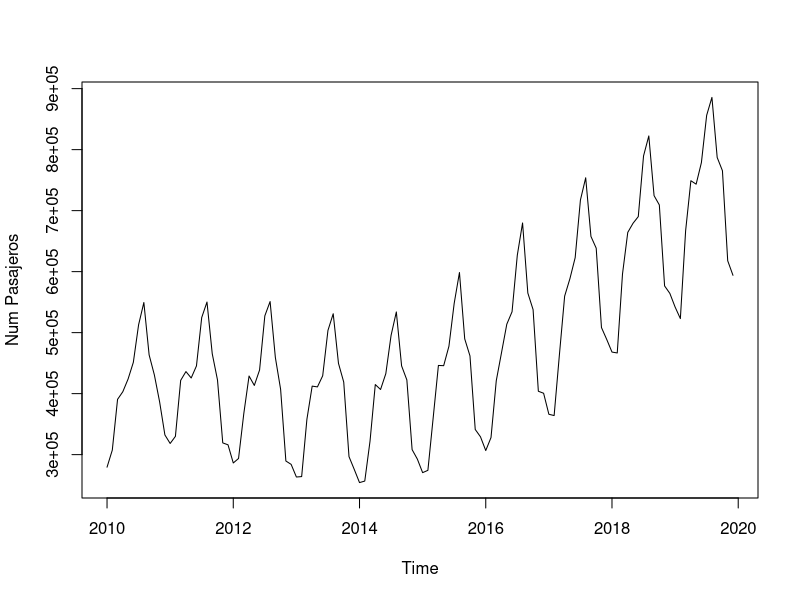
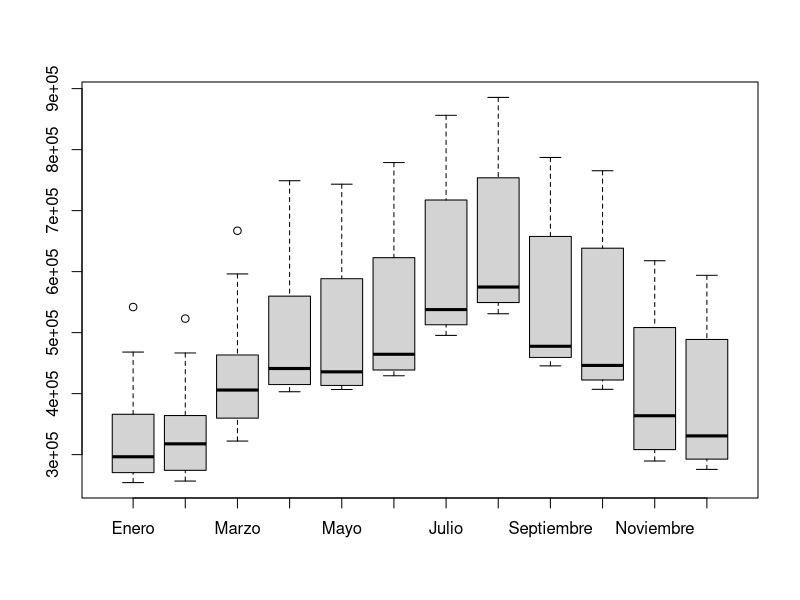
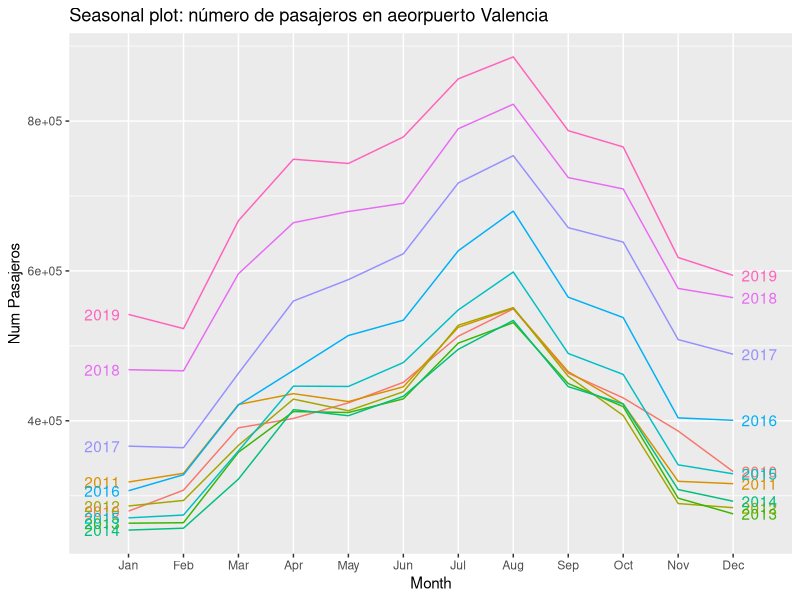
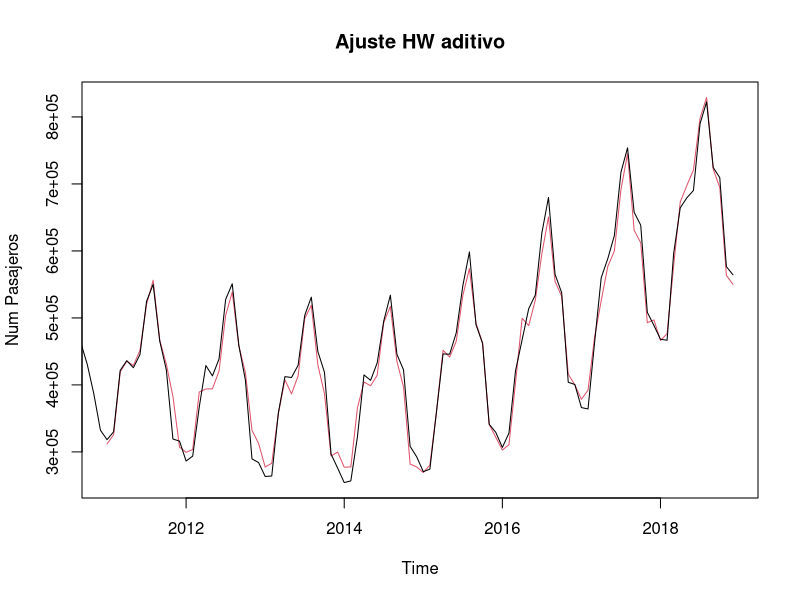
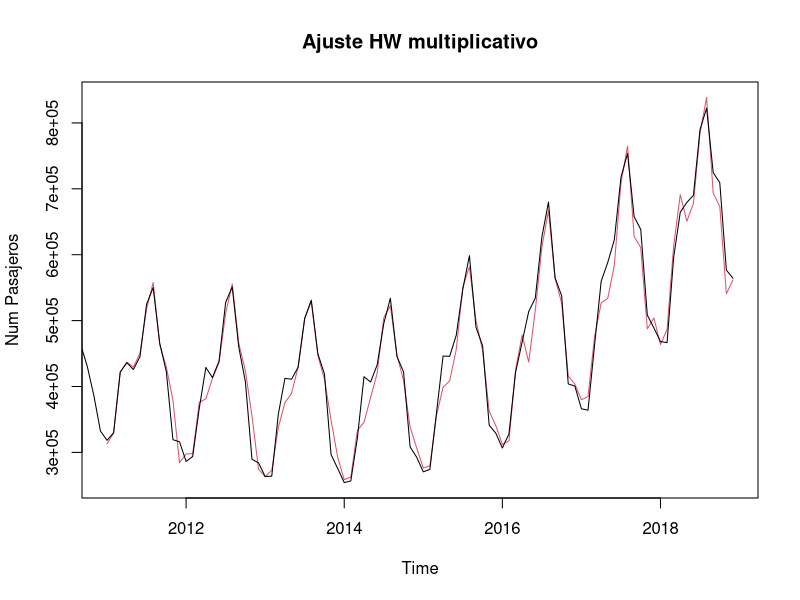
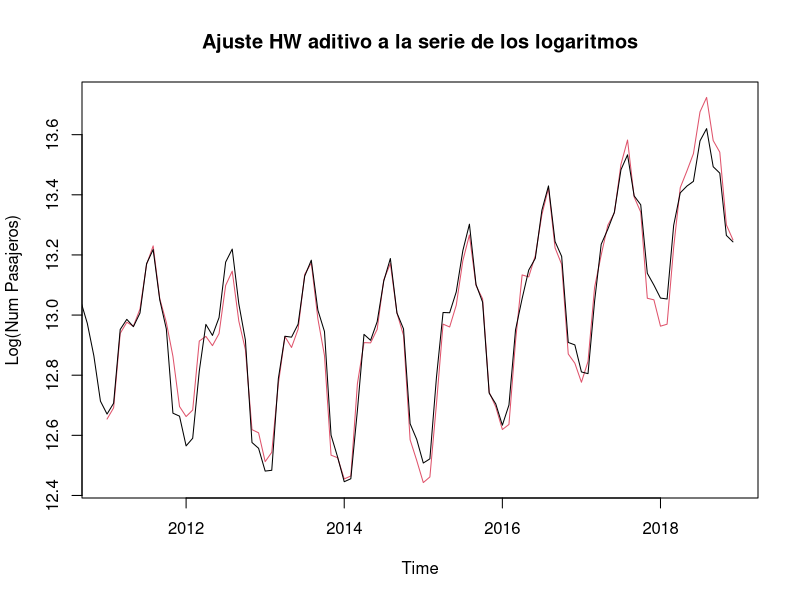
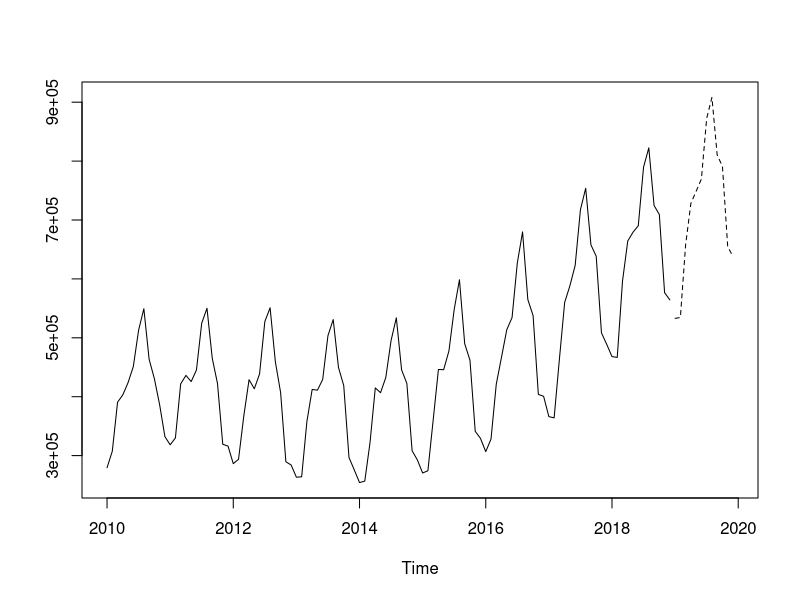
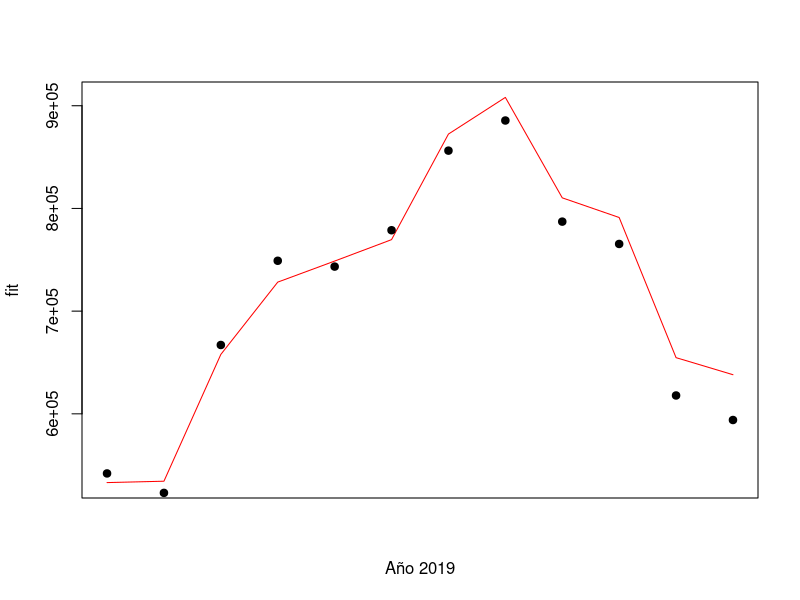

Here is the R script that generated these plots, in order:
## ---- chunk 1
knitr::opts_chunk$set(echo = TRUE, fig.align = "center",fig.width = 7,message = FALSE,warning = FALSE)
## ---- chunk 2
library(readr)
library(forecast)
## ---- chunk 3
Dat_Pasajeros <- read.csv(file="Pasajeros.csv",header=TRUE,sep=";")
attach(Dat_Pasajeros)
T <- length(Total)
Pasajeros_ts <- ts(Total[121:T],start=c(2010,1),end=c(2019,12),frequency=12)
# Creamos una serie temporal con las observaciones a partir de enero de 2010. 
# Como se trata de datos mensuales, definimos frequency=12
## ---- chunk 4
plot(Pasajeros_ts,ylab="Num Pasajeros")
## ---- chunk 5
Mes_ord <- factor(Mes[121:T],levels = c("Enero","Febrero","Marzo","Abril",
"Mayo","Junio","Julio","Agosto","Septiembre","Octubre","Noviembre","Diciembre"))
# Ordenamos los meses para que los represente por orden temporal

boxplot(Total[121:T] ~ Mes_ord, ylab="", xlab="")
## ---- chunk 6
library('ggplot2')
ggseasonplot(Pasajeros_ts, year.labels=TRUE, year.labels.left=TRUE) +
  ylab("Num Pasajeros") +
  ggtitle("Seasonal plot: número de pasajeros en aeorpuerto Valencia")
## ---- chunk 7
insample <- window(Pasajeros_ts,start=c(2010,1),end=c(2018,12))  
      # ajuste desde enero de 2010 hasta diciembre de 2018
outsample <- window(Pasajeros_ts,start=c(2019,1),end=c(2019,12)) 
      # reservamos 2019 para valorar la predicción

fitPasajeros <- HoltWinters(insample,seasonal="additive")
fitPasajeros$coefficients
fitPasajeros$alpha
fitPasajeros$beta
fitPasajeros$gamma

fitval <- fitted(fitPasajeros)  
# fitval contiene la serie de valores ajustados en la primera columna (fitval[,1] = xhat)

plot(fitPasajeros,ylab="Num Pasajeros",main="Ajuste HW aditivo")

# Valoramos la bondad del ajuste

insamplecut <- window(insample,start=c(2011,1),end=c(2018,12))
# El año 2010 se utiliza para calcular las condiciones iniciales. 
# El ajuste pues se obtiene a partir de enero de 2011.

rmse <- sqrt(mean((insamplecut-fitval[,1])^2))
mape <- 100*mean(abs(insamplecut-fitval[,1])/insamplecut)
rmse; mape
## ---- chunk 8
fitPasajeros_mult <- HoltWinters(insample,seasonal="multiplicative")
fitPasajeros_mult$coefficients
fitPasajeros_mult$alpha
fitPasajeros_mult$beta
fitPasajeros_mult$gamma

fitval_mult <- fitted(fitPasajeros_mult)  

plot(fitPasajeros_mult,ylab="Num Pasajeros",main="Ajuste HW multiplicativo")

# Valoramos la bondad del ajuste

rmse_mult <- sqrt(mean((insamplecut-fitval_mult[,1])^2))
mape_mult <- 100*mean(abs(insamplecut-fitval_mult[,1])/insamplecut)
rmse_mult; mape_mult
## ---- chunk 9
loginsample <- log(insample) 

fitPasajeros_log <- HoltWinters(loginsample,seasonal="additive")
fitPasajeros_log$coefficients
fitPasajeros_log$alpha
fitPasajeros_log$beta
fitPasajeros_log$gamma

fitval_log <- fitted(fitPasajeros_log)  

plot(fitPasajeros_log,ylab="Log(Num Pasajeros)",main="Ajuste HW aditivo a la serie de los logaritmos")

# Valoramos la bondad del ajuste. Para ello, volvemos previamente a la escala original

fitval_ori <- exp(fitval_log[,1])

rmse_log <- sqrt(mean((insamplecut-fitval_ori)^2))
mape_log <- 100*mean(abs(insamplecut-fitval_ori)/insamplecut)
rmse_log; mape_log
## ---- chunk 10
pred <- predict(fitPasajeros,12)
# pred contiene las predicciones puntuales para los 12 meses de 2019
ts.plot(insample,pred,lty=1:2)

# Valoramos la capacidad predictiva del método

rmse_pred <- sqrt(mean((outsample-pred)^2))
mape_pred <- 100*mean(abs(outsample-pred)/outsample)
rmse_pred;mape_pred
## ---- chunk 11
plot(pred, col="red",xaxt="n",xlab="Año 2019")
points(outsample,pch=19)
## ---- chunk 12
pred <- predict(fitPasajeros,n.ahead=12,prediction.interval=TRUE,level=0.95) 
plot(fitPasajeros, pred)
## ---- chunk 13
d12insample <- diff(insample,12)
plot(d12insample)
## ---- chunk 14
dd12insample <- diff(d12insample)
plot(dd12insample)
## ---- chunk 15
acf(dd12insample,lag.max=50)
pacf(dd12insample,lag.max=50)
## ---- chunk 16
Pasajeros_model1 <- arima(insample, order=c(0,1,1), seasonal=list(order=c(0,1,0), period=12))
Pasajeros_model1

Pasajeros_model2 <- arima(insample, order=c(0,1,1), seasonal=list(order=c(0,1,1), period=12))
Pasajeros_model2

Pasajeros_model3 <- arima(insample, order=c(1,1,0), seasonal=list(order=c(0,1,0), period=12))
Pasajeros_model3

Pasajeros_model4 <- arima(insample, order=c(1,1,0), seasonal=list(order=c(0,1,1), period=12))
Pasajeros_model4

Pasajeros_model5 <- arima(insample, order=c(1,1,1), seasonal=list(order=c(0,1,0), period=12))
Pasajeros_model5

Pasajeros_model6 <- arima(insample, order=c(1,1,1), seasonal=list(order=c(0,1,1), period=12))
Pasajeros_model6


Pasajeros_model <- auto.arima(insample)
Pasajeros_model

accuracy(Pasajeros_model)
## ---- chunk 17
fitval <- Pasajeros_model$fitted # Valores ajustados

plot(insample,ylab="Num Pasajeros")
lines(fitval,col="red")
## ---- chunk 18
checkresiduals(Pasajeros_model,plot=TRUE)
## ---- chunk 19
pred <- forecast(Pasajeros_model,h=12)$mean
pred # Predicción puntual

plot(forecast(Pasajeros_model,h=12))

rmse_pred <- sqrt(mean((outsample-pred)^2))
mape_pred <- 100*mean(abs(outsample-pred)/outsample)
rmse_pred;mape_pred
## ---- chunk 20
plot(pred, col="red",xaxt="n",xlab="Año 2019")
points(outsample,pch=19)
